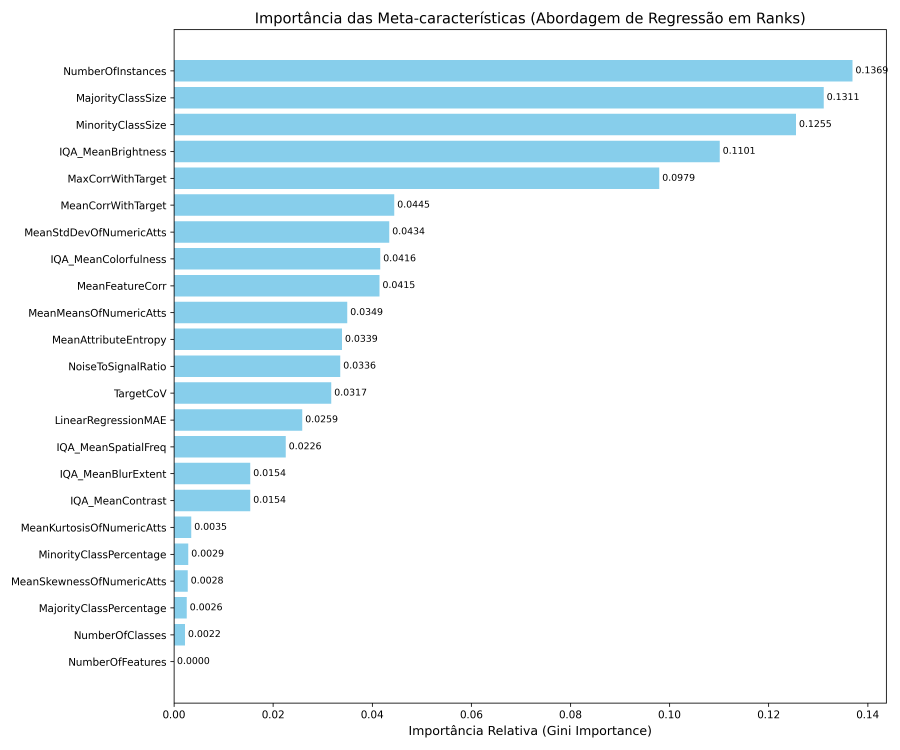
#> input picture notebooks/feature_importance.png, 3600 x 3000 px (shown at 1/4 size)
$ python -i features.py   (imports and definitions only)
#> lines starting #> are read from the running program, lines starting #| are printed output that depends on the picture
import time
import numpy as np
import pandas as pd
from skimage.color import rgb2gray
from skimage.measure import shannon_entropy
from scipy.stats import skew, kurtosis, spearmanr
from scipy.ndimage import laplace
from collections import defaultdict
from PIL import Image
from tqdm import tqdm
from sklearn.linear_model import LinearRegression

def image_colorfulness(image):
    """Métrica de Colorfulness de Hasler e Süsstrunk."""
    R = image[:, :, 0]
    G = image[:, :, 1]
    B = image[:, :, 2]
    rg = np.absolute(R - G)
    yb = np.absolute(0.5 * (R + G) - B)
    stdRoot = np.sqrt((np.std(rg) ** 2) + (np.std(yb) ** 2))
    meanRoot = np.sqrt((np.mean(rg) ** 2) + (np.mean(yb) ** 2))
    return stdRoot + (0.3 * meanRoot)

def spatial_frequency(image_gray):
    """Frequência espacial média."""
    row_freq = np.mean(np.diff(image_gray, axis=0)**2)
    col_freq = np.mean(np.diff(image_gray, axis=1)**2)
    return np.sqrt(row_freq + col_freq)

def blur_extent(image_gray):
    """Medida de foco/borrão usando variância do Laplaciano."""
    return laplace(image_gray).var()

def extract_image_features(image_path, max_dim=512):
    """
    Extrai atributos numéricos de uma única imagem (Específicas do Domínio).
    """
#> called with image_path = '../notebooks/feature_importance.png', max_dim = 512
    try:
        img = Image.open(image_path).convert('RGB')
        w, h = img.size
#> w = 3600; h = 3000
        if max(w, h) > max_dim:
            scale = max_dim / float(max(w, h))
#> scale = 0.142
            img = img.resize((int(w * scale), int(h * scale)), Image.Resampling.BILINEAR)
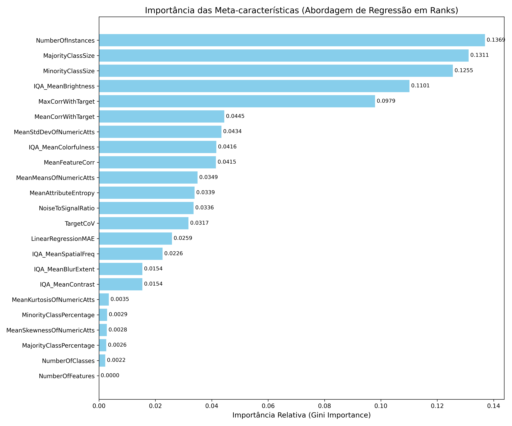
#> img: PIL image 512x426 RGB; mean R, G, B 231.4, 242.6, 247.1

        img_np = np.array(img).astype(float) # for colorfulness
        gray_img = rgb2gray(img_np)
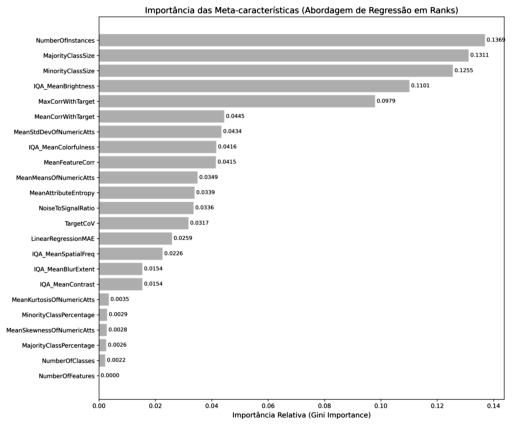
#> gray_img: shape (426, 512) float64; min 60, max 255, mean 240.5; drawn with min black and max white

        brilho = np.mean(gray_img)
#> brilho = 240.5
        contraste = np.std(gray_img)
#> contraste = 28.32
        snr = brilho / contraste if contraste > 0 else 0.0
#> snr = 8.49

        features = {
            'brilho': brilho,
            'contraste': contraste,
            'entropia': shannon_entropy(gray_img),
            'assimetria': skew(gray_img.flatten()),
            'curtose': kurtosis(gray_img.flatten()),
            'snr': snr,
            'colorfulness': image_colorfulness(img_np),
            'spatial_frequency': spatial_frequency(gray_img),
            'blur_extent': blur_extent(gray_img),
            'width': float(w),
            'height': float(h)
        }
#> in image_colorfulness, `R = image[:, :, 0]`:
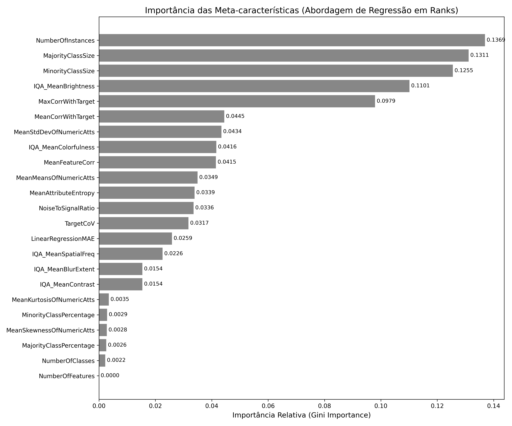
#> R: shape (426, 512) float64; min 60, max 255, mean 231.4
#> in image_colorfulness, `G = image[:, :, 1]`:
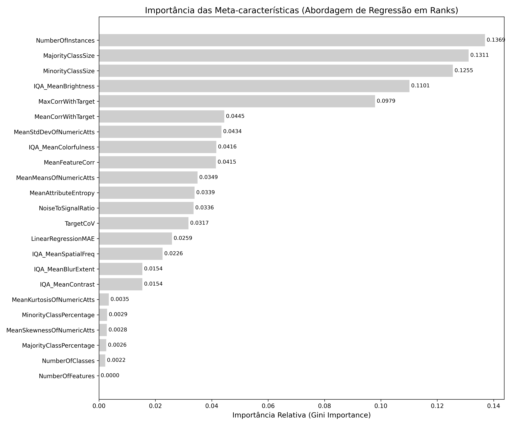
#> G: shape (426, 512) float64; min 60, max 255, mean 242.6
#> in image_colorfulness, `B = image[:, :, 2]`:
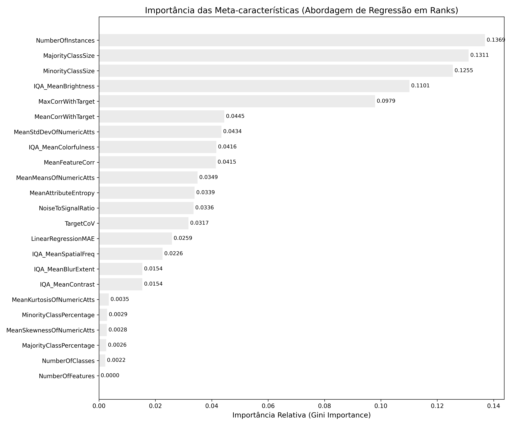
#> B: shape (426, 512) float64; min 60, max 255, mean 247.1
#> in image_colorfulness, `rg = np.absolute(R - G)`:
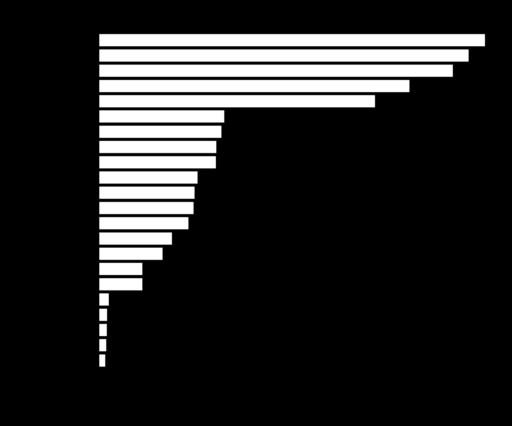
#> rg: shape (426, 512) float64; min 0, max 71, mean 11.2; drawn with min black and max white
#> in image_colorfulness, `stdRoot = np.sqrt((np.std(rg) ** 2) + (np.std(yb) ** 2))`: stdRoot = 34.06
#> in image_colorfulness, `meanRoot = np.sqrt((np.mean(rg) ** 2) + (np.mean(yb) ** 2))`: meanRoot = 15.1
#> in spatial_frequency, `row_freq = np.mean(np.diff(image_gray, axis=0)**2)`: row_freq = 277
#> in spatial_frequency, `col_freq = np.mean(np.diff(image_gray, axis=1)**2)`: col_freq = 234.6
        return features
    except Exception as e:
        return {k: np.nan for k in ['brilho', 'contraste', 'entropia', 'assimetria', 'curtose', 'snr', 'colorfulness', 'spatial_frequency', 'blur_extent', 'width', 'height']}

# [117 lines left out: function build_meta_features_matrix, not called in this run]

>>> result = extract_image_features('../notebooks/feature_importance.png')
#> result = 11 items

$ run again, on notebooks/loss_curves.png
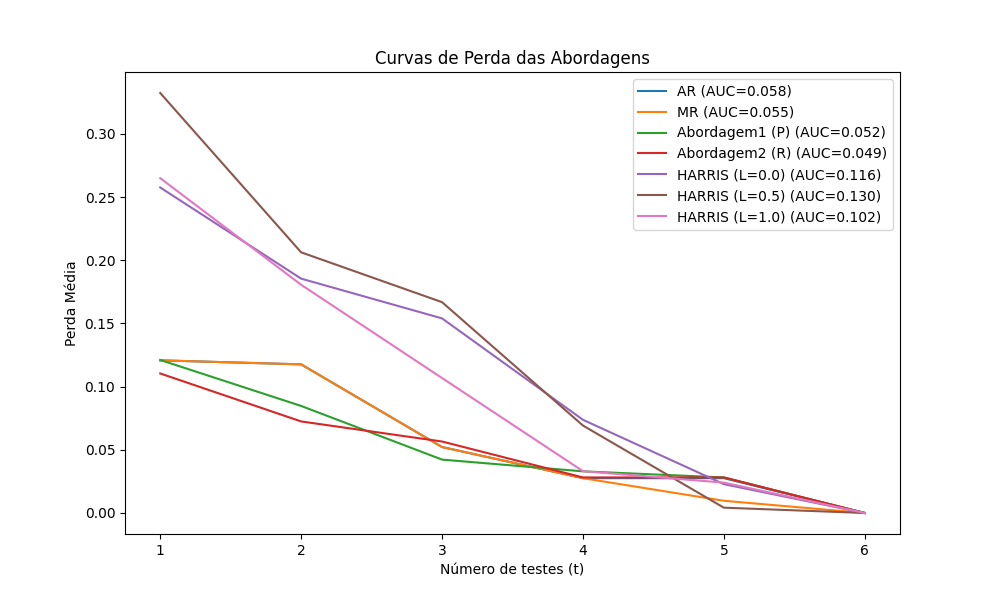
#> input picture notebooks/loss_curves.png, 1000 x 600 px
#> in extract_image_features, `gray_img = rgb2gray(img_np)`:
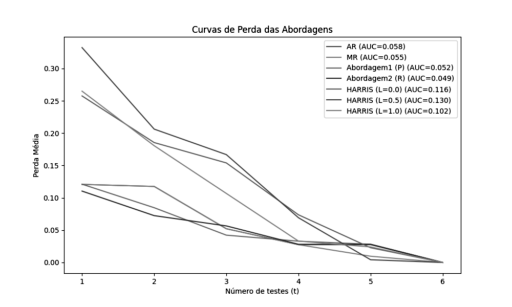
#> gray_img: shape (307, 512) float64; min 53, max 255, mean 249.1; drawn with min black and max white
#> brilho = 249.1
#> contraste = 22.74
#> snr = 10.95
#> in image_colorfulness, `rg = np.absolute(R - G)`:
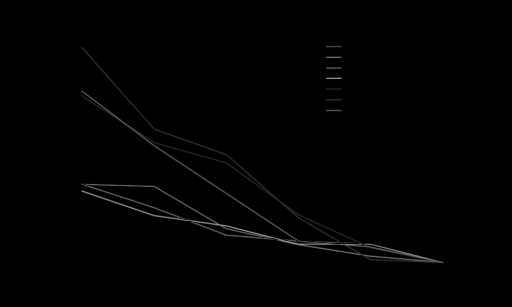
#> rg: shape (307, 512) float64; min 0, max 154, mean 1.4
#> stdRoot = 12.5
#> meanRoot = 1.75
#> row_freq = 386
#> col_freq = 245.1
#> result = 11 items

$ run again, on notebooks/loss_curves_comparison.png
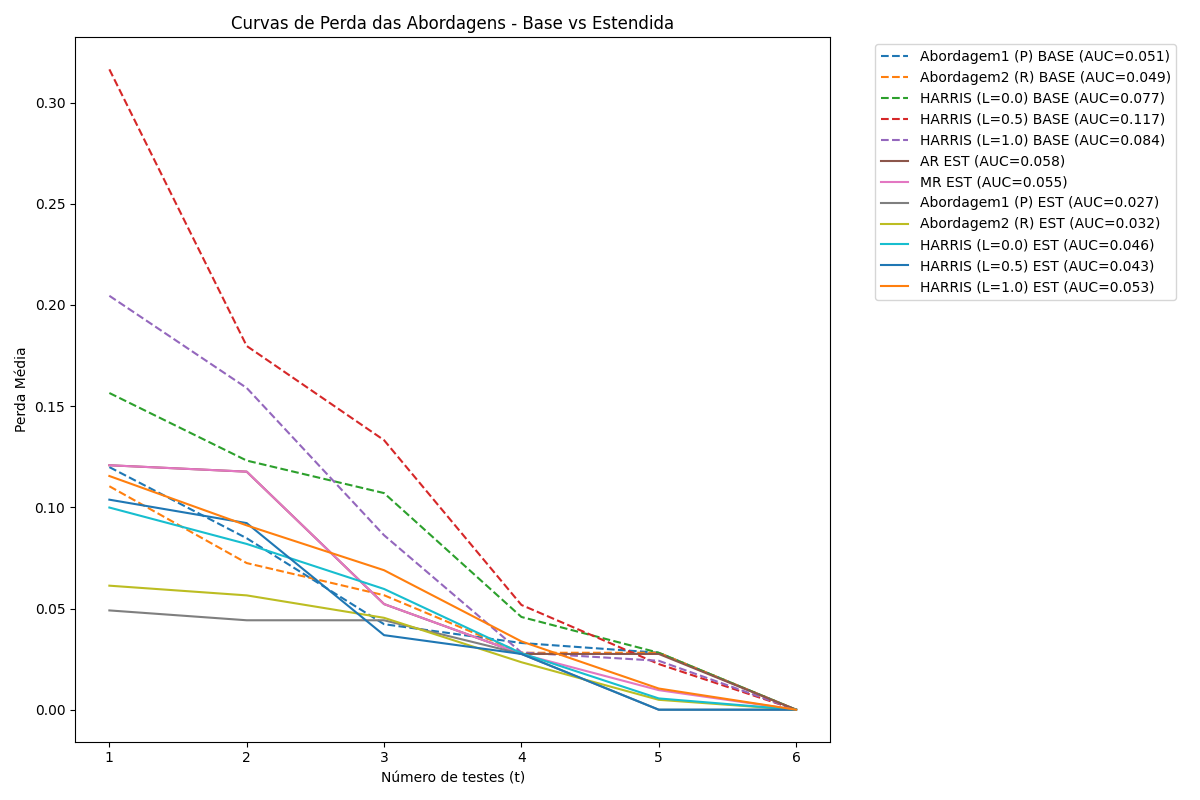
#> input picture notebooks/loss_curves_comparison.png, 1200 x 800 px
#> in extract_image_features, `gray_img = rgb2gray(img_np)`:
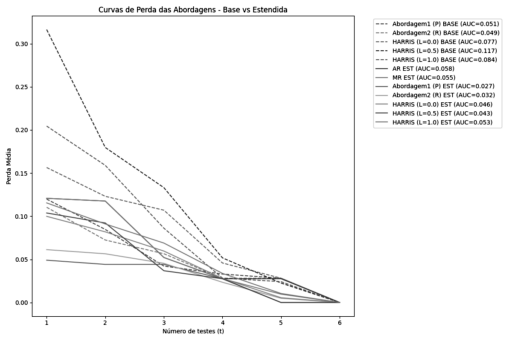
#> gray_img: shape (341, 512) float64; min 64, max 255, mean 249.4; drawn with min black and max white
#> brilho = 249.4
#> contraste = 20.47
#> snr = 12.18
#> in image_colorfulness, `rg = np.absolute(R - G)`:
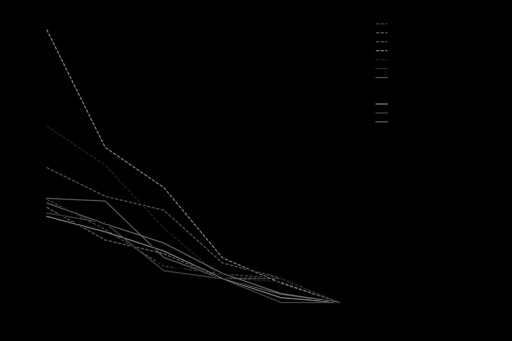
#> rg: shape (341, 512) float64; min 0, max 128, mean 1.3
#> stdRoot = 12.26
#> meanRoot = 1.78
#> row_freq = 284.6
#> col_freq = 230.1
#> result = 11 items

$ run again, on notebooks/rank_distribution.png
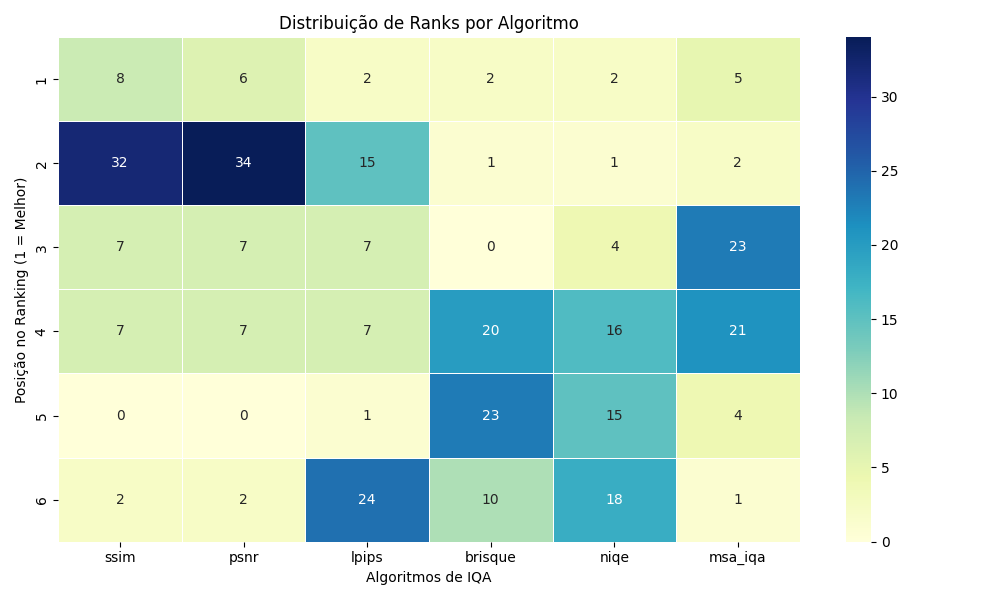
#> input picture notebooks/rank_distribution.png, 1000 x 600 px
#> in extract_image_features, `gray_img = rgb2gray(img_np)`:
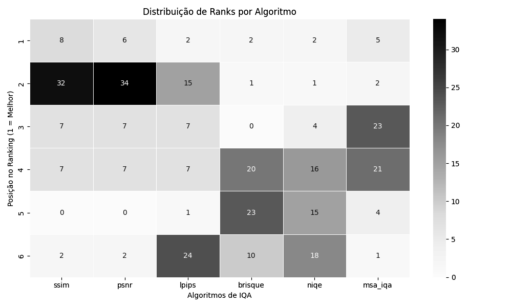
#> gray_img: shape (307, 512) float64; min 28.79, max 255, mean 219.3; drawn with min black and max white
#> brilho = 219.3
#> contraste = 56.28
#> snr = 3.9
#> in image_colorfulness, `yb = np.absolute(0.5 * (R + G) - B)`:
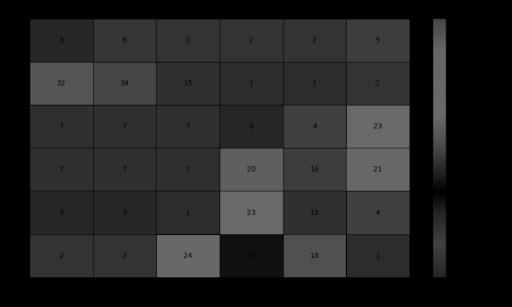
#> yb: shape (307, 512) float64; min 0, max 105.5, mean 36.6
#> stdRoot = 48.38
#> meanRoot = 43.22
#> row_freq = 167.4
#> col_freq = 185.2
#> result = 11 items
